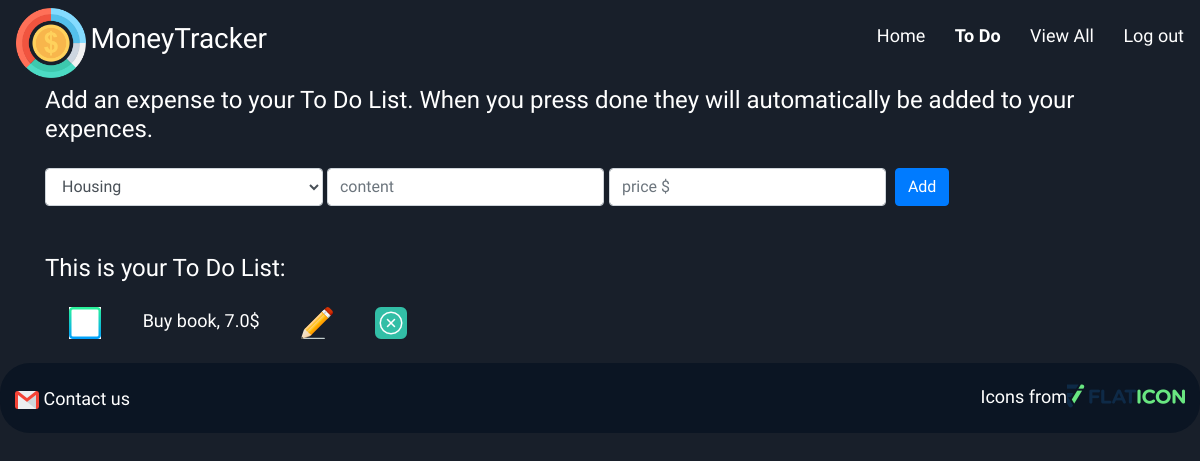
The app's page /toDoList (signed in) with its own data.
### models.py (models this page shows)
class UserTodo(db.Model):
    __tablename__ = 'todos'
    __table_args__ = {'extend_existing': True}

### controller_functions.py (the view)
def todo():
    categories = Category.query.all()
    all_todos = UserTodo.query.filter(UserTodo.user_id==session['user_id']).all()
    return render_template('toDoList.html', categories=categories, all_todos=all_todos)

### templates/toDoList.html (shortened to what this page needs)
<!DOCTYPE html>
<html lang="en">
<head>
	<link rel="stylesheet" href="https://stackpath.bootstrapcdn.com/bootstrap/4.4.1/css/bootstrap.min.css"
>
	<link rel="stylesheet" type="text/css" href="{{url_for('static',filename = 'css/style.css')}}">
</head>
<body>
	<div class="wrapper toDo">
		{% include 'includes/header.html' %}
		<div class="container">
			<h4 class="mb-4">Add an expense to your To Do List. When you press done they will automatically be added to your
				expences.</h4>
			<form action="/create-todo" method="POST">
				<select name="category" class="form-control col-sm-3">
					{% for category in categories %}
					<option value="{{category.id}}">{{category.name}}</option>
					{%endfor%}
				</select>
				<input type="text" name="expense_name" class="form-control col-sm-3" placeholder="content">
				<input type="text" name="expense_price" class="form-control col-sm-3" placeholder="price $">
				<input type="submit" name="Add" value="Add" class="btn btn-primary ml-1">
			</form>
			<h4 class="mt-5">This is your To Do List:</h4>
			{% for todo in all_todos %}
			<div class="m-2 p-3 d-flex justify-content-between col-sm-10 col-md-4">
				{% if todo.is_done == False: %}
				<a href="/check-todo/{{todo.id}}" id="uncheck-link">
					<img src="{{url_for('static',filename = 'img/unchecked.png')}}">
				</a>
				{% else: %}
				<a href="/uncheck-todo/{{todo.id}}">
					<img src="{{url_for('static',filename = 'img/checked.png')}}">
				</a>
				{% endif %}
				{% if todo.is_done == False: %}
				<span id="unchecked">{{todo.content}}, {{todo.amount}}$</span>
				{% else: %}
				<span id="checked">{{todo.content}}, {{todo.amount}}$</span>
				{% endif %}
				{% if todo.is_done == True: %}
				<a><img src="{{url_for('static',filename = 'img/edit.png')}}"></a>
				{% else %}
				<a href="{{'#collapse'+todo.id|string}}" data-toggle="collapse" role="button"
					aria-expanded="false" aria-controls="{{'collapse'+todo.id|string}}"><img title="edit"
						src="{{url_for('static',filename = 'img/edit.png')}}"></a>
				{% endif %}
				<a href="/destroy-todo/{{todo.id}}"><img title="delete"
						src="{{url_for('static',filename = 'img/close.png')}}"></a>
			</div>
			{% endfor %}
		</div>
		{% include 'includes/footer.html' %}
	</div>
</body>
</html>

### static/css/style.css (style rules this page uses)
body { background: hsl(218, 28%, 13%); }
.wrapper { height: 100vh; background: hsl(218, 28%, 13%); color: white; line-height: 1.5; font-family: 'Raleway', sans-serif; font-size: 18px; }
.toDo .form-control { width: 350px; display: inline-block; }
#unchecked { text-decoration: none; }

### records on screen
UserTodo: is_done False (drawn), content "Buy book", amount "7.0"

### other values on screen
form field category "Housing"
